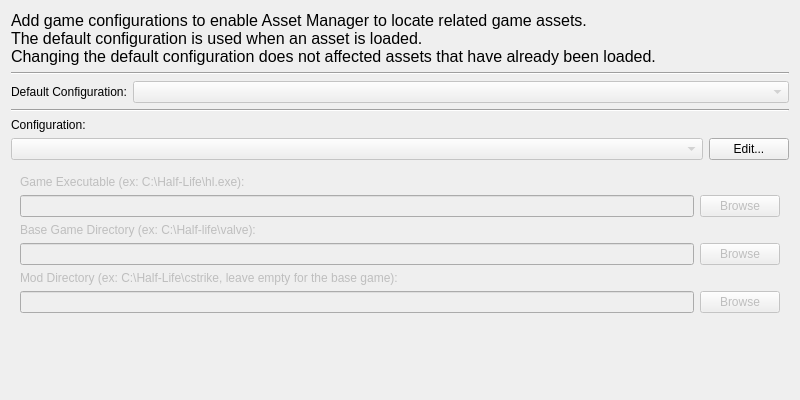
<?xml version="1.0" encoding="UTF-8"?>
<ui version="4.0">
 <class>OptionsPageGameConfigurations</class>
 <widget class="QWidget" name="OptionsPageGameConfigurations">
  <property name="geometry">
   <rect>
    <x>0</x>
    <y>0</y>
    <width>800</width>
    <height>400</height>
   </rect>
  </property>
  <property name="windowTitle">
   <string>Form</string>
  </property>
  <layout class="QGridLayout" name="gridLayout">
   <item row="4" column="0">
    <layout class="QGridLayout" name="gridLayout_3">
     <item row="1" column="1">
      <widget class="QPushButton" name="EditConfigurations">
       <property name="sizePolicy">
        <sizepolicy hsizetype="Fixed" vsizetype="Fixed">
         <horstretch>0</horstretch>
         <verstretch>0</verstretch>
        </sizepolicy>
       </property>
       <property name="text">
        <string>Edit...</string>
       </property>
      </widget>
     </item>
     <item row="1" column="0">
      <widget class="QComboBox" name="Configurations">
       <property name="enabled">
        <bool>false</bool>
       </property>
      </widget>
     </item>
     <item row="0" column="0" colspan="2">
      <widget class="QLabel" name="label_2">
       <property name="text">
        <string>Configuration:</string>
       </property>
      </widget>
     </item>
    </layout>
   </item>
   <item row="6" column="0">
    <spacer name="verticalSpacer">
     <property name="orientation">
      <enum>Qt::Vertical</enum>
     </property>
     <property name="sizeHint" stdset="0">
      <size>
       <width>20</width>
       <height>0</height>
      </size>
     </property>
    </spacer>
   </item>
   <item row="0" column="0">
    <widget class="QLabel" name="label">
     <property name="font">
      <font>
       <pointsize>12</pointsize>
      </font>
     </property>
     <property name="text">
      <string>Add game configurations to enable Asset Manager to locate related game assets.
The default configuration is used when an asset is loaded.
Changing the default configuration does not affected assets that have already been loaded.</string>
     </property>
    </widget>
   </item>
   <item row="2" column="0">
    <layout class="QGridLayout" name="gridLayout_2">
     <item row="0" column="1">
      <widget class="QComboBox" name="DefaultConfiguration">
       <property name="enabled">
        <bool>false</bool>
       </property>
      </widget>
     </item>
     <item row="0" column="0">
      <widget class="QLabel" name="label_3">
       <property name="sizePolicy">
        <sizepolicy hsizetype="Fixed" vsizetype="Preferred">
         <horstretch>0</horstretch>
         <verstretch>0</verstretch>
        </sizepolicy>
       </property>
       <property name="text">
        <string>Default Configuration:</string>
       </property>
      </widget>
     </item>
    </layout>
   </item>
   <item row="1" column="0">
    <widget class="Line" name="line">
     <property name="orientation">
      <enum>Qt::Horizontal</enum>
     </property>
    </widget>
   </item>
   <item row="5" column="0">
    <widget class="QWidget" name="ConfigurationData" native="true">
     <property name="enabled">
      <bool>false</bool>
     </property>
     <layout class="QGridLayout" name="gridLayout_5">
      <item row="0" column="0" colspan="2">
       <widget class="QLabel" name="label_4">
        <property name="text">
         <string>Game Executable (ex: C:\Half-Life\hl.exe):</string>
        </property>
       </widget>
      </item>
      <item row="2" column="0">
       <widget class="QLabel" name="label_5">
        <property name="text">
         <string>Base Game Directory (ex: C:\Half-life\valve):</string>
        </property>
       </widget>
      </item>
      <item row="1" column="0">
       <widget class="QLineEdit" name="GameExecutable"/>
      </item>
      <item row="1" column="1">
       <widget class="QPushButton" name="BrowseGameExecutable">
        <property name="text">
         <string>Browse</string>
        </property>
       </widget>
      </item>
      <item row="4" column="0">
       <widget class="QLabel" name="label_6">
        <property name="text">
         <string>Mod Directory (ex: C:\Half-Life\cstrike, leave empty for the base game):</string>
        </property>
       </widget>
      </item>
      <item row="3" column="0">
       <widget class="QLineEdit" name="BaseGameDirectory"/>
      </item>
      <item row="5" column="0">
       <widget class="QLineEdit" name="ModDirectory"/>
      </item>
      <item row="3" column="1">
       <widget class="QPushButton" name="BrowseBaseGameDirectory">
        <property name="text">
         <string>Browse</string>
        </property>
       </widget>
      </item>
      <item row="5" column="1">
       <widget class="QPushButton" name="BrowseModDirectory">
        <property name="text">
         <string>Browse</string>
        </property>
       </widget>
      </item>
     </layout>
    </widget>
   </item>
   <item row="3" column="0">
    <widget class="Line" name="line_2">
     <property name="orientation">
      <enum>Qt::Horizontal</enum>
     </property>
    </widget>
   </item>
  </layout>
 </widget>
 <resources/>
 <connections/>
</ui>
